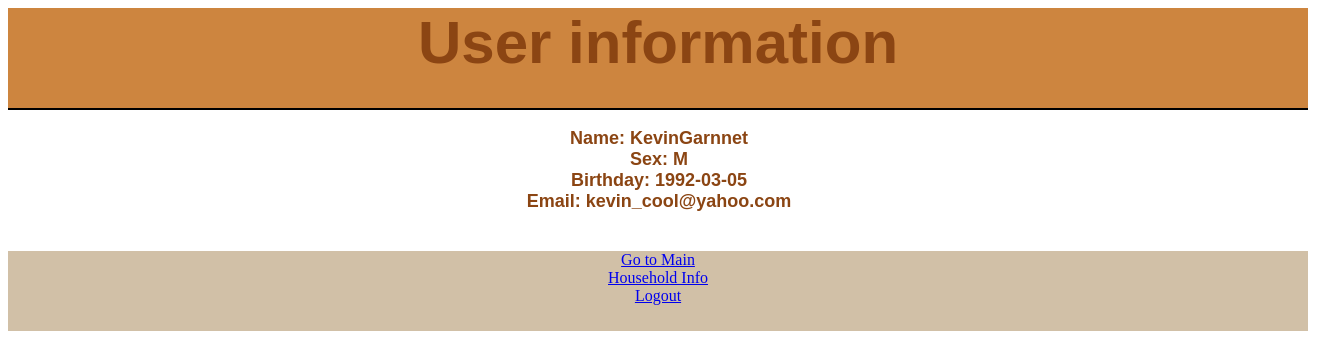
/userinfo.php?uid=2 (signed in), run on the app's committed database.
### tables this page shows
CREATE TABLE IF NOT EXISTS `personal_info` (
  `uid` varchar(15) NOT NULL,
  `name` varchar(30) NOT NULL,
  `sex` enum('M','F') NOT NULL,
  `birthday` date NOT NULL,
  `hid` varchar(15) NOT NULL,
  `modtime` datetime NOT NULL,
  PRIMARY KEY (`uid`)
);

CREATE TABLE IF NOT EXISTS `users` (
  `username` varchar(15) NOT NULL,
  `password` char(32) NOT NULL,
  `uid` varchar(15) NOT NULL,
  `email` varchar(50) NOT NULL,
  `isadmin` tinyint(1) NOT NULL,
  PRIMARY KEY (`username`,`uid`),
  UNIQUE KEY `email` (`email`)
);

### userinfo.php (the view, shortened to what this page needs)
<html>
<head>
<link href="style.css" rel="stylesheet" type="text/css">
</head>
<body>
<?php
	echo '<div id="container">';
	echo '<div id="header"><p>';
	echo "User information";
	echo '</p></div>';
	if(isset($_SESSION['username']) && $_GET['uid'] ){
		$host ="localhost";
		$username = "dbuser";
		$password = "dbuser";
		$database = "db_0010145";
		$con = mysqli_connect($host, $username, $password, $database);
		$key = $_GET['uid'];
		$userinfo = "SELECT name,sex,birthday FROM personal_info WHERE uid ='".$key."'";
		$useremail = "SELECT email FROM users WHERE uid='".$key."'";
		$resultinfo=mysqli_query($con,$userinfo);
		$resultemail=mysqli_query($con,$useremail);
		$row1=mysqli_fetch_array($resultinfo);
		$row2=mysqli_fetch_array($resultemail);
		echo '<div id="body"><p>';
		echo "Name: ".$row1['name']."<br/>";
		echo "Sex: ".$row1['sex']."<br/>";
		echo "Birthday: ".$row1['birthday']."<br/>";
		echo "Email: ".$row2['email']."<br/>";
		$link=$row1['name'];
		echo "<br/>";
		echo '</p></div>';
		echo '<div id="footer"><center>';
		echo '<a href="main.php">Go to Main</a>';
		echo "<br/>";
		echo "<a href=\"householdinfo.php?name=$link\">Household Info</a>";
		echo "<br/>";
		echo '<a href="logout.php">Logout</a>';
		echo '</center></div>';
		echo '</div>';
}
?>
</body>
</html>

### style.css (style rules this page uses)
#container { width: 1300px; }
#header { width: 1300px; height: 100px; position: relative; background-color: peru; border-bottom: 2px solid #000000; }
#header p { color:saddlebrown; font-family:Arial; font-weight:bold; font-size: 60px; text-align:center; }
#body { width: 700px; margin-left:301px; margin-right:301px; }
#body p { color:saddlebrown; font-family:Arial; font-weight:bold; font-size: 18px; text-align:center; }
#footer { clear:both; height: 80px; background-color: #D1C0A7; }

### data on the page
personal_info: name "KevinGarnnet", sex "M", birthday "1992-03-05"
users: email "kevin_cool@yahoo.com"
